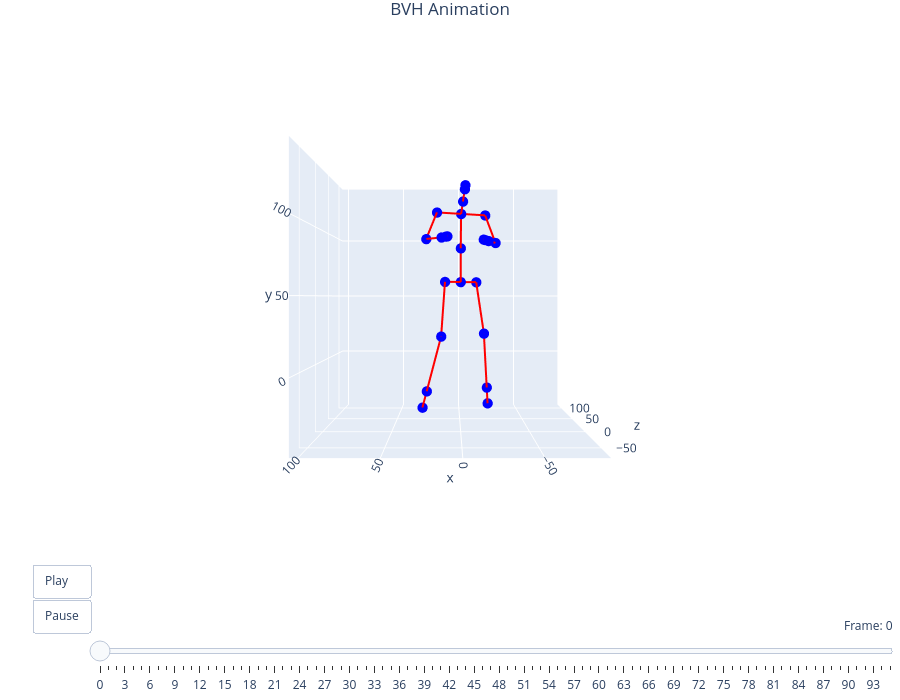

This figure's notebook cell:
### Code cell
filename = "Boxer_Video_Ready_One_Only_ik"
viewer = preview_bvh(f'bvh/{filename}.bvh', True, True)

### Figure 1 — Plotly figure (JSON) as saved in the notebook; plotly's stock layout.template omitted (floating-point values rounded to 4 significant figures)
{"data": [{"hoverinfo": "text", "marker": {"color": "blue", "size": 6}, "mode": "markers", "showlegend": false, "text": ["Hips", "Spine", "Chest", "Neck", "Head", "Head_end", "LeftShoulder", "LeftArm", "LeftForeArm", "LeftHand", "LeftHand_end", "RightShoulder", "RightArm", "RightForeArm", "RightHand", "RightHand_end", "LeftUpLeg", "LeftLeg", "LeftFoot", "LeftFoot_end", "RightUpLeg", "RightLeg", "RightFoot", "RightFoot_end"], "type": "scatter3d", "x": [0, 0.01273, -0.1735, -1.419, -2.509, -2.84, 17.0, 24.2, 13.38, 10.4, 9.508, -17.35, -24.09, -17.85, -15.21, -14.42, 11.36, 14.09, 24.53, 27.66, -11.36, -16.75, -19.33, -20.11], "y": [60, 84.16, 108.3, 116.6, 123.9, 126.3, 109.1, 89.22, 88.47, 88.78, 88.87, 107.4, 87.0, 86.43, 86.86, 86.99, 60.07, 20.89, -18.83, -30.74, 59.93, 22.76, -17.57, -29.67], "z": [0, -4.165, -8.729, -12.43, -20.44, -22.65, -10.36, -21.79, -42.04, -44.81, -45.64, -7.096, -16.18, -38.49, -41.74, -42.72, -2.777, -6.211, -2.605, -1.523, 2.777, -1.432, 8.013, 10.85]}, {"hoverinfo": "none", "line": {"color": "red", "width": 4}, "mode": "lines", "showlegend": false, "type": "scatter3d", "x": [0.01273, 0, null, -0.1735, 0.01273, null, -1.419, -0.1735, null, -2.509, -1.419, null, -2.84, -2.509, null, 17.0, -0.1735, null, 24.2, 17.0, null, 13.38, 24.2, null, 10.4, 13.38, null, 9.508, 10.4, null, -17.35, -0.1735, null, -24.09, -17.35, null, -17.85, -24.09, null, -15.21, -17.85, null, -14.42, -15.21, null, 11.36, 0, null, 14.09, 11.36, null, 24.53, 14.09, null, 27.66, 24.53, null, -11.36, 0, null, -16.75, -11.36, null, -19.33, -16.75, null, -20.11, -19.33, null], "y": [84.16, 60, null, 108.3, 84.16, null, 116.6, 108.3, null, 123.9, 116.6, null, 126.3, 123.9, null, 109.1, 108.3, null, 89.22, 109.1, null, 88.47, 89.22, null, 88.78, 88.47, null, 88.87, 88.78, null, 107.4, 108.3, null, 87.0, 107.4, null, 86.43, 87.0, null, 86.86, 86.43, null, 86.99, 86.86, null, 60.07, 60, null, 20.89, 60.07, null, -18.83, 20.89, null, -30.74, -18.83, null, 59.93, 60, null, 22.76, 59.93, null, -17.57, 22.76, null, -29.67, -17.57, null], "z": [-4.165, 0, null, -8.729, -4.165, null, -12.43, -8.729, null, -20.44, -12.43, null, -22.65, -20.44, null, -10.36, -8.729, null, -21.79, -10.36, null, -42.04, -21.79, null, -44.81, -42.04, null, -45.64, -44.81, null, -7.096, -8.729, null, -16.18, -7.096, null, -38.49, -16.18, null, -41.74, -38.49, null, -42.72, -41.74, null, -2.777, 0, null, -6.211, -2.777, null, -2.605, -6.211, null, -1.523, -2.605, null, 2.777, 0, null, -1.432, 2.777, null, 8.013, -1.432, null, 10.85, 8.013, null]}], "layout": {"height": 700, "margin": {"b": 0, "l": 0, "r": 0, "t": 30}, "scene": {"aspectmode": "cube", "camera": {"center": {"x": 0, "y": 0, "z": 0}, "eye": {"x": 0, "y": 0, "z": -2.5}, "up": {"x": 0, "y": 1, "z": 0}}, "xaxis": {"range": [-89.94, 105.4]}, "yaxis": {"range": [-48.55, 146.8]}, "zaxis": {"range": [-76.65, 118.7]}}, "sliders": [{"active": 0, "currentvalue": {"prefix": "Frame: ", "visible": true, "xanchor": "right"}, "len": 0.9, "pad": {"b": 10, "t": 50}, "steps": [{"args": [["frame_0"], {"frame": {"duration": 0, "redraw": true}, "mode": "immediate"}], "label": "0", "method": "animate"}, {"args": [["frame_1"], {"frame": {"duration": 0, "redraw": true}, "mode": "immediate"}], "label": "1", "method": "animate"}, {"args": [["frame_2"], {"frame": {"duration": 0, "redraw": true}, "mode": "immediate"}], "label": "2", "method": "animate"}, {"args": [["frame_3"], {"frame": {"duration": 0, "redraw": true}, "mode": "immediate"}], "label": "3", "method": "animate"}, {"args": [["frame_4"], {"frame": {"duration": 0, "redraw": true}, "mode": "immediate"}], "label": "4", "method": "animate"}, {"args": [["frame_5"], {"frame": {"duration": 0, "redraw": true}, "mode": "immediate"}], "label": "5", "method": "animate"}, {"args": [["frame_6"], {"frame": {"duration": 0, "redraw": true}, "mode": "immediate"}], "label": "6", "method": "animate"}, {"args": [["frame_7"], {"frame": {"duration": 0, "redraw": true}, "mode": "immediate"}], "label": "7", "method": "animate"}, {"args": [["frame_8"], {"frame": {"duration": 0, "redraw": true}, "mode": "immediate"}], "label": "8", "method": "animate"}, {"args": [["frame_9"], {"frame": {"duration": 0, "redraw": true}, "mode": "immediate"}], "label": "9", "method": "animate"}, {"args": [["frame_10"], {"frame": {"duration": 0, "redraw": true}, "mode": "immediate"}], "label": "10", "method": "animate"}, {"args": [["frame_11"], {"frame": {"duration": 0, "redraw": true}, "mode": "immediate"}], "label": "11", "method": "animate"}, {"args": [["frame_12"], {"frame": {"duration": 0, "redraw": true}, "mode": "immediate"}], "label": "12", "method": "animate"}, {"args": [["frame_13"], {"frame": {"duration": 0, "redraw": true}, "mode": "immediate"}], "label": "13", "method": "animate"}, {"args": [["frame_14"], {"frame": {"duration": 0, "redraw": true}, "mode": "immediate"}], "label": "14", "method": "animate"}, {"args": [["frame_15"], {"frame": {"duration": 0, "redraw": true}, "mode": "immediate"}], "label": "15", "method": "animate"}, {"args": [["frame_16"], {"frame": {"duration": 0, "redraw": true}, "mode": "immediate"}], "label": "16", "method": "animate"}, {"args": [["frame_17"], {"frame": {"duration": 0, "redraw": true}, "mode": "immediate"}], "label": "17", "method": "animate"}, {"args": [["frame_18"], {"frame": {"duration": 0, "redraw": true}, "mode": "immediate"}], "label": "18", "method": "animate"}, {"args": [["frame_19"], {"frame": {"duration": 0, "redraw": true}, "mode": "immediate"}], "label": "19", "method": "animate"}, {"args": [["frame_20"], {"frame": {"duration": 0, "redraw": true}, "mode": "immediate"}], "label": "20", "method": "animate"}, {"args": [["frame_21"], {"frame": {"duration": 0, "redraw": true}, "mode": "immediate"}], "label": "21", "method": "animate"}, {"args": [["frame_22"], {"frame": {"duration": 0, "redraw": true}, "mode": "immediate"}], "label": "22", "method": "animate"}, {"args": [["frame_23"], {"frame": {"duration": 0, "redraw": true}, "mode": "immediate"}], "label": "23", "method": "animate"}, {"args": [["frame_24"], {"frame": {"duration": 0, "redraw": true}, "mode": "immediate"}], "label": "24", "method": "animate"}, {"args": [["frame_25"], {"frame": {"duration": 0, "redraw": true}, "mode": "immediate"}], "label": "25", "method": "animate"}, {"args": [["frame_26"], {"frame": {"duration": 0, "redraw": true}, "mode": "immediate"}], "label": "26", "method": "animate"}, {"args": [["frame_27"], {"frame": {"duration": 0, "redraw": true}, "mode": "immediate"}], "label": "27", "method": "animate"}, {"args": [["frame_28"], {"frame": {"duration": 0, "redraw": true}, "mode": "immediate"}], "label": "28", "method": "animate"}, {"args": [["frame_29"], {"frame": {"duration": 0, "redraw": true}, "mode": "immediate"}], "label": "29", "method": "animate"}, {"args": [["frame_30"], {"frame": {"duration": 0, "redraw": true}, "mode": "immediate"}], "label": "30", "method": "animate"}, {"args": [["frame_31"], {"frame": {"duration": 0, "redraw": true}, "mode": "immediate"}], "label": "31", "method": "animate"}, {"args": [["frame_32"], {"frame": {"duration": 0, "redraw": true}, "mode": "immediate"}], "label": "32", "method": "animate"}, {"args": [["frame_33"], {"frame": {"duration": 0, "redraw": true}, "mode": "immediate"}], "label": "33", "method": "animate"}, {"args": [["frame_34"], {"frame": {"duration": 0, "redraw": true}, "mode": "immediate"}], "label": "34", "method": "animate"}, {"args": [["frame_35"], {"frame": {"duration": 0, "redraw": true}, "mode": "immediate"}], "label": "35", "method": "animate"}, {"args": [["frame_36"], {"frame": {"duration": 0, "redraw": true}, "mode": "immediate"}], "label": "36", "method": "animate"}, {"args": [["frame_37"], {"frame": {"duration": 0, "redraw": true}, "mode": "immediate"}], "label": "37", "method": "animate"}, {"args": [["frame_38"], {"frame": {"duration": 0, "redraw": true}, "mode": "immediate"}], "label": "38", "method": "animate"}, {"args": [["frame_39"], {"frame": {"duration": 0, "redraw": true}, "mode": "immediate"}], "label": "39", "method": "animate"}, {"args": [["frame_40"], {"frame": {"duration": 0, "redraw": true}, "mode": "immediate"}], "label": "40", "method": "animate"}, {"args": [["frame_41"], {"frame": {"duration": 0, "redraw": true}, "mode": "immediate"}], "label": "41", "method": "animate"}, {"args": [["frame_42"], {"frame": {"duration": 0, "redraw": true}, "mode": "immediate"}], "label": "42", "method": "animate"}, {"args": [["frame_43"], {"frame": {"duration": 0, "redraw": true}, "mode": "immediate"}], "label": "43", "method": "animate"}, {"args": [["frame_44"], {"frame": {"duration": 0, "redraw": true}, "mode": "immediate"}], "label": "44", "method": "animate"}, {"args": [["frame_45"], {"frame": {"duration": 0, "redraw": true}, "mode": "immediate"}], "label": "45", "method": "animate"}, {"args": [["frame_46"], {"frame": {"duration": 0, "redraw": true}, "mode": "immediate"}], "label": "46", "method": "animate"}, {"args": [["frame_47"], {"frame": {"duration": 0, "redraw": true}, "mode": "immediate"}], "label": "47", "method": "animate"}, {"args": [["frame_48"], {"frame": {"duration": 0, "redraw": true}, "mode": "immediate"}], "label": "48", "method": "animate"}, {"args": [["frame_49"], {"frame": {"duration": 0, "redraw": true}, "mode": "immediate"}], "label": "49", "method": "animate"}, {"args": [["frame_50"], {"frame": {"duration": 0, "redraw": true}, "mode": "immediate"}], "label": "50", "method": "animate"}, {"args": [["frame_51"], {"frame": {"duration": 0, "redraw": true}, "mode": "immediate"}], "label": "51", "method": "animate"}, {"args": [["frame_52"], {"frame": {"duration": 0, "redraw": true}, "mode": "immediate"}], "label": "52", "method": "animate"}, {"args": [["frame_53"], {"frame": {"duration": 0, "redraw": true}, "mode": "immediate"}], "label": "53", "method": "animate"}, {"args": [["frame_54"], {"frame": {"duration": 0, "redraw": true}, "mode": "immediate"}], "label": "54", "method": "animate"}, {"args": [["frame_55"], {"frame": {"duration": 0, "redraw": true}, "mode": "immediate"}], "label": "55", "method": "animate"}, {"args": [["frame_56"], {"frame": {"duration": 0, "redraw": true}, "mode": "immediate"}], "label": "56", "method": "animate"}, {"args": [["frame_57"], {"frame": {"duration": 0, "redraw": true}, "mode": "immediate"}], "label": "57", "method": "animate"}, {"args": [["frame_58"], {"frame": {"duration": 0, "redraw": true}, "mode": "immediate"}], "label": "58", "method": "animate"}, {"args": [["frame_59"], {"frame": {"duration": 0, "redraw": true}, "mode": "immediate"}], "label": "59", "method": "animate"}, {"args": [["frame_60"], {"frame": {"duration": 0, "redraw": true}, "mode": "immediate"}], "label": "60", "method": "animate"}, {"args": [["frame_61"], {"frame": {"duration": 0, "redraw": true}, "mode": "immediate"}], "label": "61", "method": "animate"}, {"args": [["frame_62"], {"frame": {"duration": 0, "redraw": true}, "mode": "immediate"}], "label": "62", "method": "animate"}, {"args": [["frame_63"], {"frame": {"duration": 0, "redraw": true}, "mode": "immediate"}], "label": "63", "method": "animate"}, {"args": [["frame_64"], {"frame": {"duration": 0, "redraw": true}, "mode": "immediate"}], "label": "64", "method": "animate"}, {"args": [["frame_65"], {"frame": {"duration": 0, "redraw": true}, "mode": "immediate"}], "label": "65", "method": "animate"}, {"args": [["frame_66"], {"frame": {"duration": 0, "redraw": true}, "mode": "immediate"}], "label": "66", "method": "animate"}, {"args": [["frame_67"], {"frame": {"duration": 0, "redraw": true}, "mode": "immediate"}], "label": "67", "method": "animate"}, {"args": [["frame_68"], {"frame": {"duration": 0, "redraw": true}, "mode": "immediate"}], "label": "68", "method": "animate"}, {"args": [["frame_69"], {"frame": {"duration": 0, "redraw": true}, "mode": "immediate"}], "label": "69", "method": "animate"}, {"args": [["frame_70"], {"frame": {"duration": 0, "redraw": true}, "mode": "immediate"}], "label": "70", "method": "animate"}, {"args": [["frame_71"], {"frame": {"duration": 0, "redraw": true}, "mode": "immediate"}], "label": "71", "method": "animate"}, {"args": [["frame_72"], {"frame": {"duration": 0, "redraw": true}, "mode": "immediate"}], "label": "72", "method": "animate"}, {"args": [["frame_73"], {"frame": {"duration": 0, "redraw": true}, "mode": "immediate"}], "label": "73", "method": "animate"}, {"args": [["frame_74"], {"frame": {"duration": 0, "redraw": true}, "mode": "immediate"}], "label": "74", "method": "animate"}, {"args": [["frame_75"], {"frame": {"duration": 0, "redraw": true}, "mode": "immediate"}], "label": "75", "method": "animate"}, {"args": [["frame_76"], {"frame": {"duration": 0, "redraw": true}, "mode": "immediate"}], "label": "76", "method": "animate"}, {"args": [["frame_77"], {"frame": {"duration": 0, "redraw": true}, "mode": "immediate"}], "label": "77", "method": "animate"}, {"args": [["frame_78"], {"frame": {"duration": 0, "redraw": true}, "mode": "immediate"}], "label": "78", "method": "animate"}, {"args": [["frame_79"], {"frame": {"duration": 0, "redraw": true}, "mode": "immediate"}], "label": "79", "method": "animate"}, {"args": [["frame_80"], {"frame": {"duration": 0, "redraw": true}, "mode": "immediate"}], "label": "80", "method": "animate"}, {"args": [["frame_81"], {"frame": {"duration": 0, "redraw": true}, "mode": "immediate"}], "label": "81", "method": "animate"}, {"args": [["frame_82"], {"frame": {"duration": 0, "redraw": true}, "mode": "immediate"}], "label": "82", "method": "animate"}, {"args": [["frame_83"], {"frame": {"duration": 0, "redraw": true}, "mode": "immediate"}], "label": "83", "method": "animate"}, {"args": [["frame_84"], {"frame": {"duration": 0, "redraw": true}, "mode": "immediate"}], "label": "84", "method": "animate"}, {"args": [["frame_85"], {"frame": {"duration": 0, "redraw": true}, "mode": "immediate"}], "label": "85", "method": "animate"}, {"args": [["frame_86"], {"frame": {"duration": 0, "redraw": true}, "mode": "immediate"}], "label": "86", "method": "animate"}, {"args": [["frame_87"], {"frame": {"duration": 0, "redraw": true}, "mode": "immediate"}], "label": "87", "method": "animate"}, {"args": [["frame_88"], {"frame": {"duration": 0, "redraw": true}, "mode": "immediate"}], "label": "88", "method": "animate"}, {"args": [["frame_89"], {"frame": {"duration": 0, "redraw": true}, "mode": "immediate"}], "label": "89", "method": "animate"}, {"args": [["frame_90"], {"frame": {"duration": 0, "redraw": true}, "mode": "immediate"}], "label": "90", "method": "animate"}, {"args": [["frame_91"], {"frame": {"duration": 0, "redraw": true}, "mode": "immediate"}], "label": "91", "method": "animate"}, {"args": [["frame_92"], {"frame": {"duration": 0, "redraw": true}, "mode": "immediate"}], "label": "92", "method": "animate"}, {"args": [["frame_93"], {"frame": {"duration": 0, "redraw": true}, "mode": "immediate"}], "label": "93", "method": "animate"}, {"args": [["frame_94"], {"frame": {"duration": 0, "redraw": true}, "mode": "immediate"}], "label": "94", "method": "animate"}, {"args": [["frame_95"], {"frame": {"duration": 0, "redraw": true}, "mode": "immediate"}], "label": "95", "method": "animate"}], "x": 0.1, "xanchor": "left", "y": 0, "yanchor": "top"}], "title": {"text": "BVH Animation", "x": 0.5, "xanchor": "center"}, "updatemenus": [{"buttons": [{"args": [null, {"frame": {"duration": 83, "redraw": true}, "fromcurrent": true, "mode": "immediate"}], "label": "Play", "method": "animate"}, {"args": [[null], {"frame": {"duration": 0, "redraw": false}, "mode": "immediate"}], "label": "Pause", "method": "animate"}], "showactive": false, "type": "buttons", "x": 0.1, "xanchor": "right", "y": 0, "yanchor": "top"}]}}
